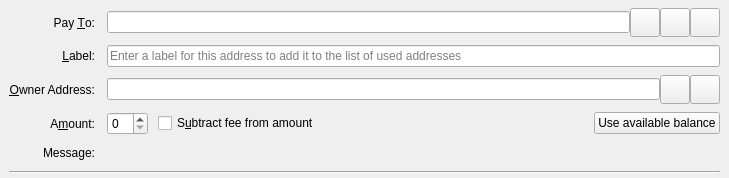
<?xml version="1.0" encoding="UTF-8"?>
<ui version="4.0">
 <class>SendCoinsEntry</class>
 <widget class="QStackedWidget" name="SendCoinsEntry">
  <property name="geometry">
   <rect>
    <x>0</x>
    <y>0</y>
    <width>729</width>
    <height>178</height>
   </rect>
  </property>
  <property name="focusPolicy">
   <enum>Qt::TabFocus</enum>
  </property>
  <property name="autoFillBackground">
   <bool>false</bool>
  </property>
  <widget class="QFrame" name="SendCoins">
   <property name="frameShape">
    <enum>QFrame::NoFrame</enum>
   </property>
   <layout class="QGridLayout" name="gridLayout">
    <property name="topMargin">
     <number>8</number>
    </property>
    <property name="bottomMargin">
     <number>4</number>
    </property>
    <property name="horizontalSpacing">
     <number>12</number>
    </property>
    <property name="verticalSpacing">
     <number>8</number>
    </property>
    <item row="0" column="0">
     <widget class="QLabel" name="payToLabel">
      <property name="text">
       <string>Pay &amp;To:</string>
      </property>
      <property name="alignment">
       <set>Qt::AlignRight|Qt::AlignTrailing|Qt::AlignVCenter</set>
      </property>
      <property name="buddy">
       <cstring>payTo</cstring>
      </property>
     </widget>
    </item>
    <item row="0" column="1">
     <layout class="QHBoxLayout" name="payToLayout">
      <property name="spacing">
       <number>0</number>
      </property>
      <item>
       <widget class="QValidatedLineEdit" name="payTo">
        <property name="toolTip">
         <string>The Bitcoin address to send the payment to</string>
        </property>
       </widget>
      </item>
      <item>
       <widget class="QToolButton" name="addressBookButton">
        <property name="toolTip">
         <string>Choose previously used address</string>
        </property>
        <property name="text">
         <string/>
        </property>
        <property name="icon">
         <iconset resource="../bitcoin.qrc">
          <normaloff>:/icons/address-book</normaloff>:/icons/address-book</iconset>
        </property>
        <property name="iconSize">
         <size>
          <width>22</width>
          <height>22</height>
         </size>
        </property>
        <property name="shortcut">
         <string>Alt+A</string>
        </property>
       </widget>
      </item>
      <item>
       <widget class="QToolButton" name="pasteButton">
        <property name="toolTip">
         <string>Paste address from clipboard</string>
        </property>
        <property name="text">
         <string/>
        </property>
        <property name="icon">
         <iconset resource="../bitcoin.qrc">
          <normaloff>:/icons/editpaste</normaloff>:/icons/editpaste</iconset>
        </property>
        <property name="iconSize">
         <size>
          <width>22</width>
          <height>22</height>
         </size>
        </property>
        <property name="shortcut">
         <string>Alt+P</string>
        </property>
       </widget>
      </item>
      <item>
       <widget class="QToolButton" name="deleteButton">
        <property name="toolTip">
         <string>Remove this entry</string>
        </property>
        <property name="text">
         <string/>
        </property>
        <property name="icon">
         <iconset resource="../bitcoin.qrc">
          <normaloff>:/icons/remove</normaloff>:/icons/remove</iconset>
        </property>
        <property name="iconSize">
         <size>
          <width>22</width>
          <height>22</height>
         </size>
        </property>
       </widget>
      </item>
     </layout>
    </item>
    <item row="1" column="0">
     <widget class="QLabel" name="labellLabel">
      <property name="text">
       <string>&amp;Label:</string>
      </property>
      <property name="alignment">
       <set>Qt::AlignRight|Qt::AlignTrailing|Qt::AlignVCenter</set>
      </property>
      <property name="buddy">
       <cstring>addAsLabel</cstring>
      </property>
     </widget>
    </item>
    <item row="1" column="1">
     <widget class="QLineEdit" name="addAsLabel">
      <property name="toolTip">
       <string>Enter a label for this address to add it to the list of used addresses</string>
      </property>
      <property name="placeholderText">
       <string>Enter a label for this address to add it to the list of used addresses</string>
      </property>
     </widget>
    </item>
    <item row="2" column="0">
     <widget class="QLabel" name="ownerLabel">
      <property name="text">
       <string>&amp;Owner Address:</string>
      </property>
      <property name="alignment">
       <set>Qt::AlignRight|Qt::AlignTrailing|Qt::AlignVCenter</set>
      </property>
      <property name="buddy">
       <cstring>ownerLabel</cstring>
      </property>
     </widget>
    </item>
    <item row="2" column="1">
     <layout class="QHBoxLayout" name="ownerLayout">
      <property name="spacing">
       <number>0</number>
      </property>
      <item>
       <widget class="QValidatedLineEdit" name="ownerAddress">
        <property name="toolTip">
         <string>The NeuralLeadCoin owner address</string>
        </property>
       </widget>
      </item>
      <item>
       <widget class="QToolButton" name="ownerAddressBookButton">
        <property name="toolTip">
         <string>Choose previously used address</string>
        </property>
        <property name="text">
         <string/>
        </property>
        <property name="icon">
         <iconset resource="../bitcoin.qrc">
          <normaloff>:/icons/address-book</normaloff>:/icons/address-book</iconset>
        </property>
        <property name="iconSize">
         <size>
          <width>22</width>
          <height>22</height>
         </size>
        </property>
        <property name="shortcut">
         <string>Alt+A</string>
        </property>
       </widget>
      </item>
      <item>
       <widget class="QToolButton" name="ownerPasteButton">
        <property name="toolTip">
         <string>Paste address from clipboard</string>
        </property>
        <property name="text">
         <string/>
        </property>
        <property name="icon">
         <iconset resource="../bitcoin.qrc">
          <normaloff>:/icons/editpaste</normaloff>:/icons/editpaste</iconset>
        </property>
        <property name="iconSize">
         <size>
          <width>22</width>
          <height>22</height>
         </size>
        </property>
        <property name="shortcut">
         <string>Alt+P</string>
        </property>
       </widget>
      </item>
     </layout>
    </item>
    <item row="3" column="0">
     <widget class="QLabel" name="amountLabel">
      <property name="text">
       <string>A&amp;mount:</string>
      </property>
      <property name="alignment">
       <set>Qt::AlignRight|Qt::AlignTrailing|Qt::AlignVCenter</set>
      </property>
      <property name="buddy">
       <cstring>payAmount</cstring>
      </property>
     </widget>
    </item>
    <item row="3" column="1">
     <layout class="QHBoxLayout" name="horizontalLayoutAmount" stretch="0,1,0">
      <property name="spacing">
       <number>10</number>
      </property>
      <item>
       <widget class="BitcoinAmountField" name="payAmount">
        <property name="toolTip">
         <string>The amount to send in the selected unit</string>
        </property>
       </widget>
      </item>
      <item>
       <widget class="QCheckBox" name="checkboxSubtractFeeFromAmount">
        <property name="toolTip">
         <string>The fee will be deducted from the amount being sent. The recipient will receive less bitcoins than you enter in the amount field. If multiple recipients are selected, the fee is split equally.</string>
        </property>
        <property name="text">
         <string>S&amp;ubtract fee from amount</string>
        </property>
       </widget>
      </item>
      <item>
       <widget class="QPushButton" name="useAvailableBalanceButton">
        <property name="text">
         <string>Use available balance</string>
        </property>
       </widget>
      </item>
     </layout>
    </item>
    <item row="4" column="0">
     <widget class="QLabel" name="messageLabel">
      <property name="text">
       <string>Message:</string>
      </property>
      <property name="alignment">
       <set>Qt::AlignRight|Qt::AlignTrailing|Qt::AlignVCenter</set>
      </property>
     </widget>
    </item>
    <item row="4" column="1">
     <widget class="QLabel" name="messageTextLabel">
      <property name="toolTip">
       <string>A message that was attached to the bitcoin: URI which will be stored with the transaction for your reference. Note: This message will not be sent over the Bitcoin network.</string>
      </property>
      <property name="textFormat">
       <enum>Qt::PlainText</enum>
      </property>
     </widget>
    </item>
    <item row="5" column="0" colspan="2">
     <widget class="Line" name="line">
      <property name="orientation">
       <enum>Qt::Horizontal</enum>
      </property>
     </widget>
    </item>
   </layout>
  </widget>
  <widget class="QFrame" name="SendCoins_UnauthenticatedPaymentRequest">
   <property name="toolTip">
    <string>This is an unauthenticated payment request.</string>
   </property>
   <property name="autoFillBackground">
    <bool>true</bool>
   </property>
   <property name="frameShape">
    <enum>QFrame::NoFrame</enum>
   </property>
   <layout class="QGridLayout" name="gridLayout_is">
    <property name="spacing">
     <number>12</number>
    </property>
    <item row="0" column="0">
     <widget class="QLabel" name="payToLabel_is">
      <property name="text">
       <string>Pay To:</string>
      </property>
      <property name="alignment">
       <set>Qt::AlignRight|Qt::AlignTrailing|Qt::AlignVCenter</set>
      </property>
     </widget>
    </item>
    <item row="0" column="1">
     <layout class="QHBoxLayout" name="payToLayout_is">
      <property name="spacing">
       <number>0</number>
      </property>
      <item>
       <widget class="QLabel" name="payTo_is"/>
      </item>
      <item>
       <widget class="QToolButton" name="deleteButton_is">
        <property name="toolTip">
         <string>Remove this entry</string>
        </property>
        <property name="text">
         <string/>
        </property>
        <property name="icon">
         <iconset resource="../bitcoin.qrc">
          <normaloff>:/icons/remove</normaloff>:/icons/remove</iconset>
        </property>
       </widget>
      </item>
     </layout>
    </item>
    <item row="1" column="0">
     <widget class="QLabel" name="memoLabel_is">
      <property name="text">
       <string>Memo:</string>
      </property>
      <property name="alignment">
       <set>Qt::AlignRight|Qt::AlignTrailing|Qt::AlignVCenter</set>
      </property>
     </widget>
    </item>
    <item row="1" column="1">
     <widget class="QLabel" name="memoTextLabel_is">
      <property name="textFormat">
       <enum>Qt::PlainText</enum>
      </property>
     </widget>
    </item>
    <item row="2" column="0">
     <widget class="QLabel" name="amountLabel_is">
      <property name="text">
       <string>A&amp;mount:</string>
      </property>
      <property name="alignment">
       <set>Qt::AlignRight|Qt::AlignTrailing|Qt::AlignVCenter</set>
      </property>
      <property name="buddy">
       <cstring>payAmount_is</cstring>
      </property>
     </widget>
    </item>
    <item row="2" column="1">
     <widget class="BitcoinAmountField" name="payAmount_is">
      <property name="acceptDrops">
       <bool>false</bool>
      </property>
     </widget>
    </item>
   </layout>
  </widget>
  <widget class="QFrame" name="SendCoins_AuthenticatedPaymentRequest">
   <property name="toolTip">
    <string>This is an authenticated payment request.</string>
   </property>
   <property name="autoFillBackground">
    <bool>true</bool>
   </property>
   <property name="frameShape">
    <enum>QFrame::NoFrame</enum>
   </property>
   <layout class="QGridLayout" name="gridLayout_s">
    <property name="spacing">
     <number>12</number>
    </property>
    <item row="0" column="0">
     <widget class="QLabel" name="payToLabel_s">
      <property name="text">
       <string>Pay To:</string>
      </property>
      <property name="alignment">
       <set>Qt::AlignRight|Qt::AlignTrailing|Qt::AlignVCenter</set>
      </property>
     </widget>
    </item>
    <item row="0" column="1">
     <layout class="QHBoxLayout" name="payToLayout_s">
      <property name="spacing">
       <number>0</number>
      </property>
      <item>
       <widget class="QLabel" name="payTo_s">
        <property name="textFormat">
         <enum>Qt::PlainText</enum>
        </property>
       </widget>
      </item>
      <item>
       <widget class="QToolButton" name="deleteButton_s">
        <property name="toolTip">
         <string>Remove this entry</string>
        </property>
        <property name="text">
         <string/>
        </property>
        <property name="icon">
         <iconset resource="../bitcoin.qrc">
          <normaloff>:/icons/remove</normaloff>:/icons/remove</iconset>
        </property>
       </widget>
      </item>
     </layout>
    </item>
    <item row="1" column="0">
     <widget class="QLabel" name="memoLabel_s">
      <property name="text">
       <string>Memo:</string>
      </property>
      <property name="alignment">
       <set>Qt::AlignRight|Qt::AlignTrailing|Qt::AlignVCenter</set>
      </property>
     </widget>
    </item>
    <item row="1" column="1">
     <widget class="QLabel" name="memoTextLabel_s">
      <property name="textFormat">
       <enum>Qt::PlainText</enum>
      </property>
     </widget>
    </item>
    <item row="2" column="0">
     <widget class="QLabel" name="amountLabel_s">
      <property name="text">
       <string>A&amp;mount:</string>
      </property>
      <property name="alignment">
       <set>Qt::AlignRight|Qt::AlignTrailing|Qt::AlignVCenter</set>
      </property>
      <property name="buddy">
       <cstring>payAmount_s</cstring>
      </property>
     </widget>
    </item>
    <item row="2" column="1">
     <widget class="BitcoinAmountField" name="payAmount_s">
      <property name="acceptDrops">
       <bool>false</bool>
      </property>
     </widget>
    </item>
   </layout>
  </widget>
 </widget>
 <customwidgets>
  <customwidget>
   <class>QValidatedLineEdit</class>
   <extends>QLineEdit</extends>
   <header>qt/qvalidatedlineedit.h</header>
  </customwidget>
  <customwidget>
   <class>BitcoinAmountField</class>
   <extends>QSpinBox</extends>
   <header>qt/bitcoinamountfield.h</header>
   <container>1</container>
  </customwidget>
 </customwidgets>
 <tabstops>
  <tabstop>payTo</tabstop>
  <tabstop>addressBookButton</tabstop>
  <tabstop>pasteButton</tabstop>
  <tabstop>deleteButton</tabstop>
  <tabstop>addAsLabel</tabstop>
  <tabstop>payAmount</tabstop>
  <tabstop>payAmount_is</tabstop>
  <tabstop>deleteButton_is</tabstop>
  <tabstop>payAmount_s</tabstop>
  <tabstop>deleteButton_s</tabstop>
 </tabstops>
 <resources>
  <include location="../bitcoin.qrc"/>
 </resources>
 <connections/>
</ui>
